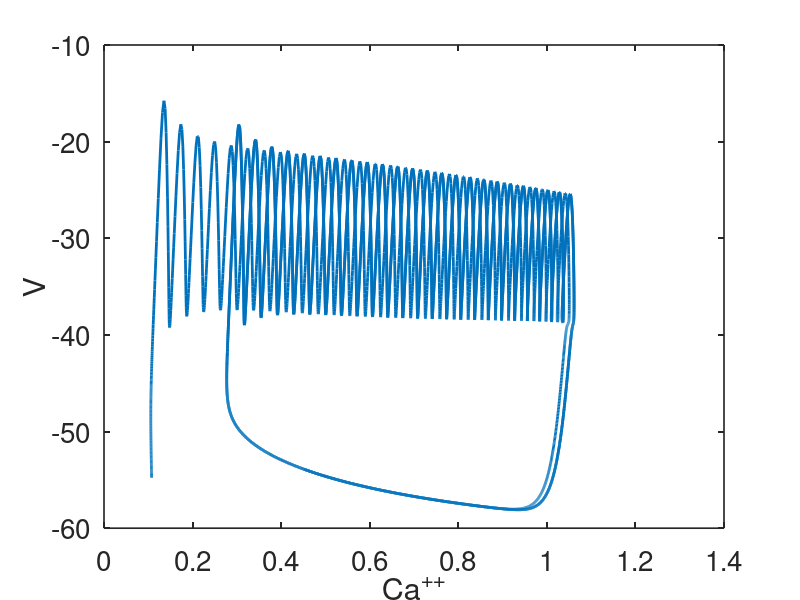
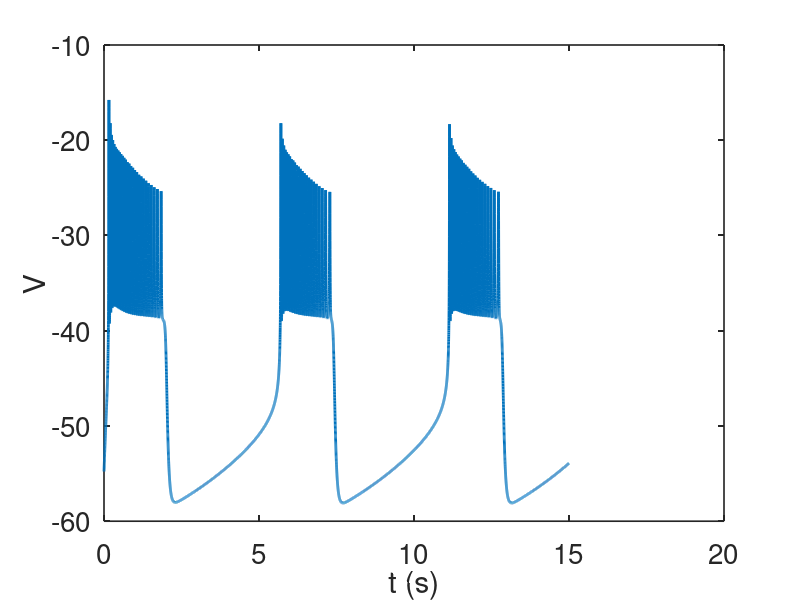

Write the MATLAB code that produced these figures, in order.
% the full 5 variable Chay Keizer modelfunction CheyKeizer
function chayKeizer
global vprime vstar gca vca gk gkca Kd vk gl vl cm k1 kca f 
 
set(0,                           ...
   'defaultaxesfontsize', 20,   ...
   'defaultaxeslinewidth', 1.2, ...
   'defaultlinelinewidth', 2.0, ...
   'defaultpatchlinewidth', 0.7); 


% Parameters:
% conductances in mS/cm^2, ca in uM, v in mV, t in msec
  cm=4.5; gca=13; gk=12; gl=0.04; gkca=0.09;
  vca=100; vk=-75; vl=-40;
 vprime=50; vstar=30;
 f=0.01; k1=0.01525;
  Kd=1; kca=0.04; 

  total=15000;
tstep = 1;

%specify the output points
tspan = [0:tstep:total];
%initial data
 
v0    = -54.774  
ca0   = 0.10749  
mca0  = 0.027532  
hca0  = 0.086321  
n0    = 0.00044035  

 u0 = [v0,mca0,hca0,n0,ca0];
 
 
[T,S] = ode23(@deRHS,tspan, u0, odeset('maxstep',1));  

figure(1)
plot(S(:,5),S(:,1))
ylabel('V')
xlabel('Ca^{++}')
figure(2)
plot(T/1000,S(:,1))
xlabel('t (s)')
ylabel('V')

function s_prime=deRHS(t,s)
global vprime vstar gca vca gk gkca Kd vk gl vl cm k1 kca f 
v=s(1);
mca=s(2);
hca=s(3);
n=s(4);
ca=s(5);

% auxiliary variables
alphamca    = -0.1*((v+vprime)-25)/(exp(-((v+vprime)-25)/10)-1);
betamca    = 4*exp(-(v+vprime)/18);
alphahca    = 0.07*exp(-(v+vprime)/20);
betahca     = 1/(exp(-((v+vprime)-30)/10)+1);
alphan      = -0.01*((v+vstar)-10)/(exp(-((v+vstar)-10)/10)-1);
betan       = 0.125*exp(-(v+vstar)/80);

%Ionic currents:
ica  = gca*mca^3*hca*(v-vca);
ik   = gk*n^4*(v-vk);
ikca = gkca*ca/(ca+Kd)*(v-vk);
il   = gl*(v-vl);

% The differential equations:
vp    = -1/cm*(ica+ik+ikca+il) ;
mcap  = (alphamca *(1-mca)-betamca *mca);
hcap  = (alphahca *(1-hca)-betahca *hca) ;
np    = (alphan *(1-n)-betan *n) ; 
cap   = f*(-k1*ica-kca*ca);

s_prime = [vp;mcap;hcap;np;cap];
